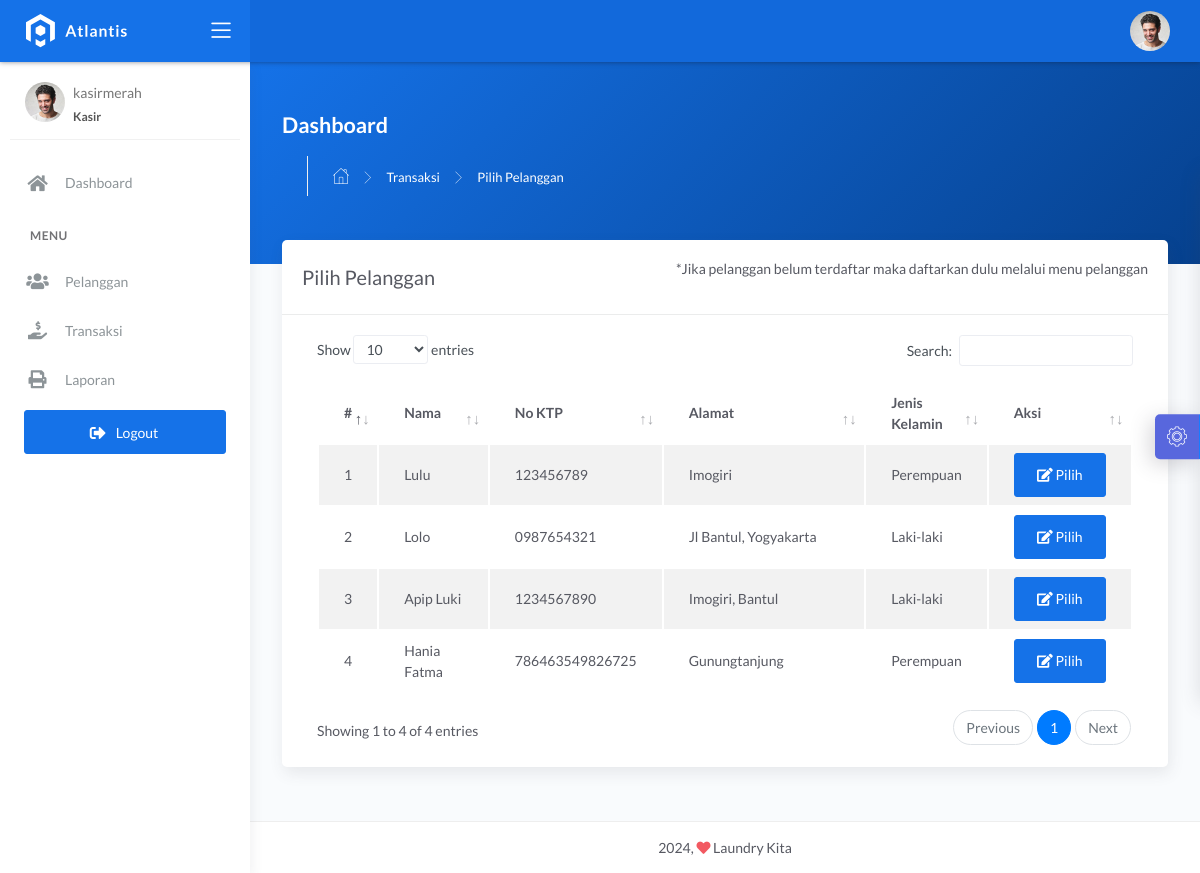
The app's page /kasir/cari.php (signed in) with its own data.
### tables this page shows
CREATE TABLE `pelanggan` (
  `id_pelanggan` int(11) NOT NULL,
  `nama_pelanggan` varchar(228) NOT NULL,
  `alamat_pelanggan` text NOT NULL,
  `jenis_kelamin` enum('L','P') NOT NULL,
  `telp_pelanggan` varchar(15) NOT NULL,
  `no_ktp` varchar(30) NOT NULL
);

### kasir/cari.php (the view, shortened to what this page needs)
<?php
$title = 'Pilih Pelanggan';
require 'koneksi.php';
$query = 'SELECT * FROM pelanggan';
$data = mysqli_query($conn, $query);
require 'header.php';
?>
<div class="panel-header bg-primary-gradient">
    <div class="page-inner py-5">
        <div class="d-flex align-items-left align-items-md-center flex-column flex-md-row">
            <div>
                <h2 class="text-white pb-2 fw-bold">Dashboard</h2>
            </div>
        </div>
        <div class="page-header">
            <ul class="breadcrumbs">
                <li class="nav-home">
                    <a href="index.php" style="color: white;">
                        <i class="flaticon-home"></i>
                    </a>
                </li>
                <li class="separator">
                    <i class="flaticon-right-arrow" style="color: white;"></i>
                </li>
                <li class="nav-item">
                    <a href="transaksi.php" style="color: white;">Transaksi</a>
                </li>
                <li class="separator">
                    <i class="flaticon-right-arrow" style="color: white;"></i>
                </li>
                <li class="nav-item">
                    <a href="#" style="color: white;"><?= $title; ?></a>
                </li>
            </ul>
        </div>
    </div>
</div>
<div class="page-inner mt--5">
    <diva class="row">
        <div class="col-md-12">
            <div class="card">
                <div class="card-header">
                    <div class="d-flex align-items-center">
                        <h4 class="card-title"><?= $title; ?></h4>
                        <p class="ml-auto">
                            *Jika pelanggan belum terdaftar maka daftarkan dulu melalui menu pelanggan
                        </p>
                    </div>
                </div>
                <div class="card-body">
                    <div class="table-responsive">
                        <table id="basic-datatables" class="display table table-striped table-hover">
                            <thead>
                                <tr>
                                    <th style="width: 7%">#</th>
                                    <th>Nama</th>
                                    <th style="width: 20%;">No KTP</th>
                                    <th style="width: 25%;">Alamat</th>
                                    <th style="width: 15%;">Jenis Kelamin</th>
                                    <th style="width: 10%">Aksi</th>
                                </tr>
                            </thead>
                            <tbody>
                                <?php
                                $no = 1;
                                if (mysqli_num_rows($data) > 0) {
                                    while ($plg = mysqli_fetch_assoc($data)) {
                                ?>
                                        <tr>
                                            <td><?= $no++; ?></td>
                                            <td><?= $plg['nama_pelanggan']; ?></td>
                                            <td><?= $plg['no_ktp']; ?></td>
                                            <td><?= $plg['alamat_pelanggan']; ?></td>
                                            <td><?php if ($plg['jenis_kelamin'] == 'L') {
                                                    echo "Laki-laki";
                                                } else {
                                                    echo "Perempuan";
                                                } ?>
                                            </td>
                                            <td>
                                                <div class="form-button-action">
                                                    <a href="tambah_transaksi.php?id=<?= $plg['id_pelanggan']; ?>" type="button" class="btn btn-primary" data-original-title="pilih">
                                                        <i class="fa fa-edit"></i> Pilih
                                                    </a>
                                                </div>
                                            </td>
                                        </tr>
                                <?php }
                                }
                                ?>
                            </tbody>
                        </table>
                    </div>
                </div>
            </div>
        </div>
</div>
</div>
<?php
require 'footer.php';
?>

### records on screen
pelanggan: nama_pelanggan "Lulu", no_ktp "123456789", alamat_pelanggan "Imogiri", jenis_kelamin "Perempuan"
pelanggan: nama_pelanggan "Lolo", no_ktp "0987654321", alamat_pelanggan "Jl Bantul, Yogyakarta", jenis_kelamin "Laki-laki"
pelanggan: nama_pelanggan "Apip Luki", no_ktp "1234567890", alamat_pelanggan "Imogiri, Bantul", jenis_kelamin "Laki-laki"
pelanggan: nama_pelanggan "Hania Fatma", no_ktp "786463549826725", alamat_pelanggan "Gunungtanjung", jenis_kelamin "Perempuan"

### other values on screen
$_SESSION['username'] "kasirmerah"
$title "Pilih Pelanggan"
